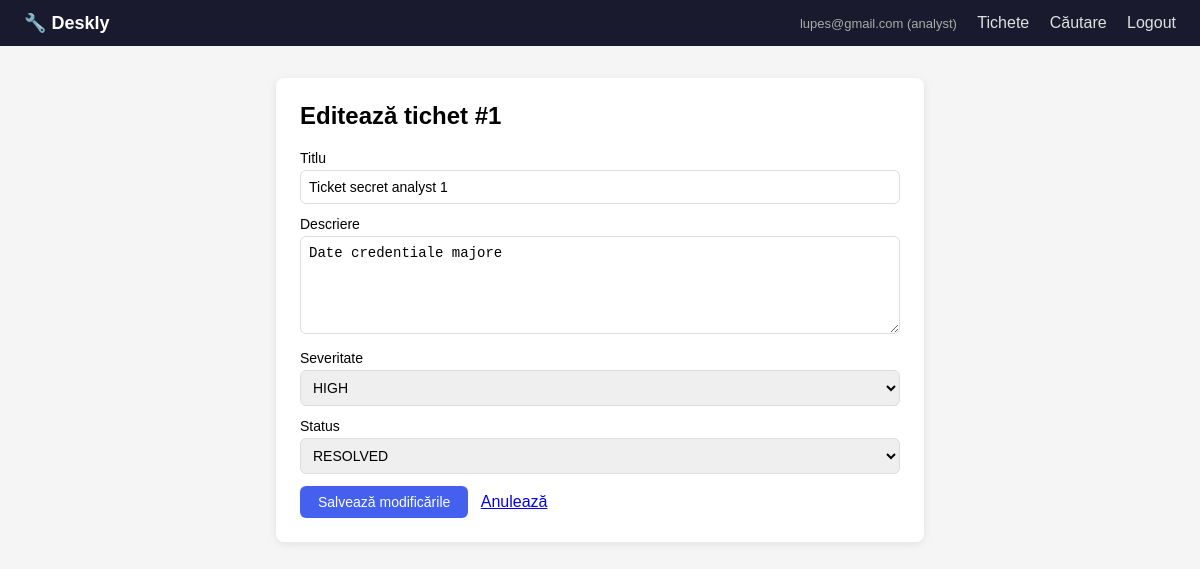
/tickets/1/edit (signed in), run on the app's committed database.
### app/models.py (models this page shows)
class User(UserMixin, db.Model):
    __tablename__ = "users"
    id = db.Column(db.String(36), primary_key=True, default=gen_uuid)
    email = db.Column(db.String(254), unique=True, nullable=False)
    password = db.Column(db.Text, nullable=False)
    role = db.Column(db.String(20), nullable=False, default="analyst")
    created_at = db.Column(db.DateTime, default=datetime.utcnow)
    tickets = db.relationship("Ticket", backref="owner", lazy=True)

class Ticket(db.Model):
    __tablename__ = "tickets"
    id = db.Column(db.Integer, primary_key=True, autoincrement=True)  # INTEGER sequential - mai usor pentru IDOR
    title = db.Column(db.String(200), nullable=False)
    description = db.Column(db.Text, nullable=False)
    severity = db.Column(db.String(10), nullable=False, default="LOW")
    status = db.Column(db.String(20), nullable=False, default="OPEN")
    owner_id = db.Column(db.String(36), db.ForeignKey("users.id"), nullable=False)
    created_at = db.Column(db.DateTime, default=datetime.utcnow)
    updated_at = db.Column(db.DateTime, default=datetime.utcnow, onupdate=datetime.utcnow)

### app/tickets.py (the view, shortened to what this page needs)
@tickets_bp.route("/tickets/<int:ticket_id>/edit", methods=["GET", "POST"])
@login_required
def edit_ticket(ticket_id):
    ticket = Ticket.query.get_or_404(ticket_id)
    return render_template("tickets/edit.html", ticket=ticket)

### app/__init__.py (called while the page is built)
@login_manager.user_loader
def load_user(user_id):
    return User.query.get(user_id)

### app/templates/tickets/edit.html (shortened to what this page needs)
{% extends "base.html" %}
{% block content %}
<div class="card" style="max-width:600px; margin:0 auto;">
    <h2 style="margin-top:0;">Editează tichet #{{ ticket.id }}</h2>
    <form method="POST">
        <label>Titlu</label>
        <input type="text" name="title" value="{{ ticket.title }}" required>
        <label>Descriere</label>
        <textarea name="description" rows="5" required>{{ ticket.description }}</textarea>
        <label>Severitate</label>
        <select name="severity">
            <option value="HIGH" {% if ticket.severity == 'HIGH' %}selected{% endif %}>HIGH</option>
        </select>
        <label>Status</label>
        <select name="status">
            <option value="RESOLVED" {% if ticket.status == 'RESOLVED' %}selected{% endif %}>RESOLVED</option>
        </select>
        <button type="submit" class="btn btn-primary">Salvează modificările</button>
        <a href="{{ url_for('tickets.view_ticket', ticket_id=ticket.id) }}" style="margin-left:8px;">Anulează</a>
    </form>
</div>
{% endblock %}

### app/templates/base.html (shortened to what this page needs)
<!DOCTYPE html>
<html lang="ro">
<head>
</head>
<body>
<nav>
    <span style="font-weight:700; font-size:18px;">🔧 Deskly</span>
    <div>
        {% if current_user.is_authenticated %}
            <span style="font-size:13px; color:#aaa;">{{ current_user.email }} ({{ current_user.role }})</span>
            <a href="{{ url_for('tickets.list_tickets') }}">Tichete</a>
            <a href="{{ url_for('tickets.search_tickets') }}">Căutare</a>
            <a href="{{ url_for('auth.logout') }}">Logout</a>
        {% else %}
            <a href="{{ url_for('auth.login') }}">Login</a>
            <a href="{{ url_for('auth.register') }}">Register</a>
        {% endif %}
    </div>
</nav>
<div class="container">
    {% block content %}{% endblock %}
</div>
</body>
</html>

### app/templates/base.html (style rules this page uses)
body { font-family: sans-serif; margin: 0; background: #f5f5f5; }
nav { background: #1a1a2e; color: white; padding: 12px 24px; display: flex; justify-content: space-between; align-items: center; }
nav a { color: #e0e0e0; text-decoration: none; margin-left: 16px; }
.container { max-width: 960px; margin: 32px auto; padding: 0 16px; }
.card { background: white; border-radius: 8px; padding: 24px; box-shadow: 0 2px 8px rgba(0,0,0,0.08); margin-bottom: 16px; }
.btn { display: inline-block; padding: 8px 18px; border-radius: 6px; text-decoration: none; border: none; cursor: pointer; font-size: 14px; }
.btn-primary { background: #4361ee; color: white; }
input, select, textarea { width: 100%; padding: 8px; border: 1px solid #ddd; border-radius: 6px; box-sizing: border-box; margin-bottom: 12px; font-size: 14px; }
label { display: block; font-weight: 500; margin-bottom: 4px; font-size: 14px; }

### data on the page
User: email "lupes@gmail.com", role "analyst"
Ticket: id "1", title "Ticket secret analyst 1", description "Date credentiale majore", severity "HIGH", status "RESOLVED"
